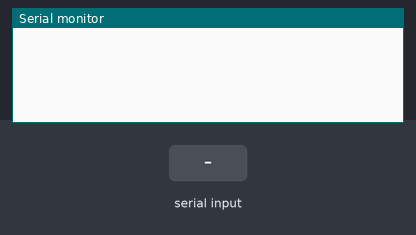
Recording of a sketch running on a simulated Arduino Uno, built with avr-gcc and run on an emulated ATmega328P. Shown: the last lines printed to the serial monitor. The inputs (shaded band) are chosen by the test bench.

Above: at 1.2 s.
1.3 s: "90,45\n" received over Serial
At 1.7 s:
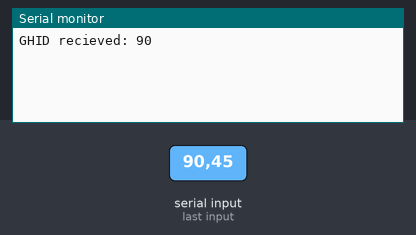
3.3 s: "30,150\n" received over Serial
At 5.5 s:
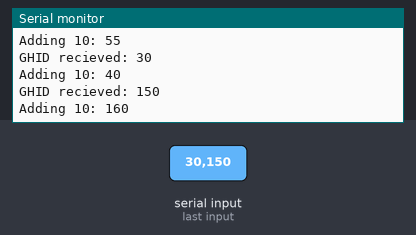
Timing chart, 0 to 7.0 s (numbered marks = the images above; inputs shaded):
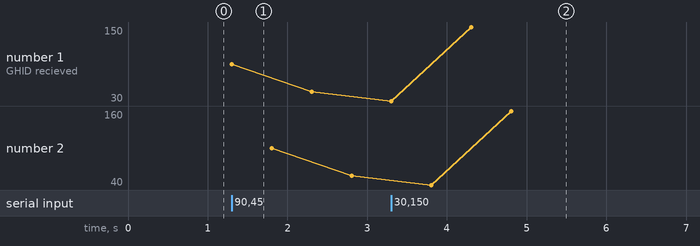

Measured:
- after the input at 1.3 s, the serial monitor: prints a new line at once (image 1)
- after the input at 3.3 s, the serial monitor: prints a new line at once (image 2)
- plotted number 1: 45 → 150 after the input at 3.3 s
- plotted number 2: 55 → 160 after the input at 3.3 s

The sketch:

Testing_Arduino_Serial.ino
```cpp
int senVal;

void setup() {
  Serial.begin(9600);
}

void loop() {
  // put your main code here, to run repeatedly:
  if (Serial.available() > 0) {

    //Typing in the Console
    //User input is treated as ASCII, sent as represented Hex
    //The buffer will contain the hex value of the ASCII
    //readString: buffer byte hex --> ASCII text
    //read(): read each hex byte --> DEC byte
    //praseInt(): if hex is ASCII number, then hex byte --> DEC integer

    //Mainly used for output to console
    //println(val): outputs DEC interger value
    //println("..."): outputs as ASCII text
    //ARDUINO always output byte as DEC number NOT HEX number

   //Serial.println(Serial.read()); //reads the individual bytes, display each byte as DEC
   // Serial.println(Serial.readString()); //reads the buffer as a ASCII
   //integer value
   senVal = Serial.parseInt(); //If accepts a DEC number in buffer, copy it otherwise is ZERO
   if (senVal != 0) { //If a DEC number was recieved
       Serial.print("GHID recieved: ");
       Serial.println(senVal);
       delay(500);
       senVal = senVal + 10;
       Serial.print("Adding 10: ");
       Serial.println(senVal);
       delay(500);
   } else {
     Serial.println("Invalid value");
   }

  }
}
```
